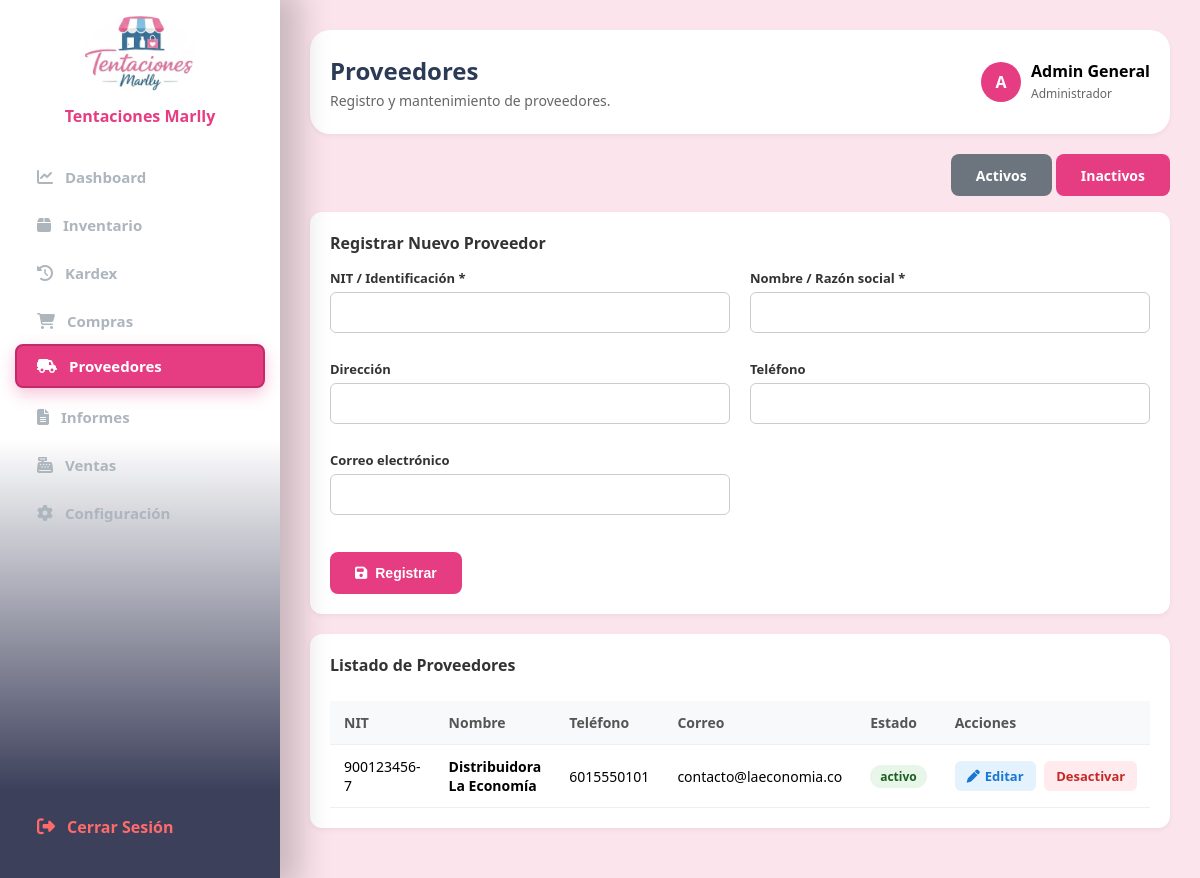
Screenshot of /view/proveedores.php (signed in) with the database file from the repository.
### tables this page shows
CREATE TABLE IF NOT EXISTS proveedores (
  id_proveedor INT AUTO_INCREMENT PRIMARY KEY,
  identificacion_nit VARCHAR(30) NOT NULL UNIQUE,
  nombre_razon_social VARCHAR(150) NOT NULL,
  direccion VARCHAR(200) NULL,
  telefono VARCHAR(30) NULL,
  correo_electronico VARCHAR(120) NULL,
  estado ENUM('activo','inactivo') NOT NULL DEFAULT 'activo',
  creado_en DATETIME NOT NULL DEFAULT CURRENT_TIMESTAMP
);

### helpers/functions.php (called while the page is built, shortened)
<?php
function base_url(string $path = ''): string
{
    $path = ltrim($path, '/');
    return BASE_URL . ($path === '' ? '' : '/' . $path);
}
function e($value): string
{
    return htmlspecialchars((string) ($value ?? ''), ENT_QUOTES, 'UTF-8');
}
function get(string $key, $default = '')
{
    return $_GET[$key] ?? $default;
}

### config/Connection.php (called while the page is built, shortened)
<?php
class Connection
{
    public function __construct()
    {
        $dsn = 'mysql:host=' . DB_HOST . ';dbname=' . DB_NAME . ';charset=utf8mb4';
        $options = [
            PDO::ATTR_ERRMODE => PDO::ERRMODE_EXCEPTION,
            PDO::ATTR_DEFAULT_FETCH_MODE => PDO::FETCH_ASSOC,
            PDO::ATTR_EMULATE_PREPARES => false,
        ];
        try {
            $this->conn = new PDO($dsn, DB_USER, DB_PASS, $options);
        } catch (PDOException $e) {
            error_log('DB connection failed: ' . $e->getMessage());
            http_response_code(500);
            exit(APP_DEBUG
                ? 'Error de conexión a la base de datos. Revisa el archivo .env'
                : 'Error interno del servidor.');
        }
    }
}

### model/proveedor.php (called while the page is built, shortened)
<?php
require_once __DIR__ . '/../config/Connection.php';
class Proveedor
{
    private PDO $db;
    public function __construct()
    {
        $this->db = (new Connection())->conn;
    }
    public function listar(?string $estado = 'activo'): array
    {
        $sql = "SELECT * FROM proveedores";
        $params = [];
        if ($estado !== null) {
            $sql .= " WHERE estado = :e";
            $params[':e'] = $estado;
        }
        $sql .= " ORDER BY nombre_razon_social ASC";
        $stmt = $this->db->prepare($sql);
        $stmt->execute($params);
        return $stmt->fetchAll();
    }
}

### view/proveedores.php (the view, shortened to what this page needs)
<?php
require_once __DIR__ . '/../model/proveedor.php';
$model = new Proveedor();
$verInactivos = get('estado') === 'inactivo';
$lista = $model->listar($verInactivos ? 'inactivo' : 'activo');
$editando = null;
require __DIR__ . '/partials/head.php';
?>
<?php $subtituloNavbar = 'Registro y mantenimiento de proveedores.'; require __DIR__ . '/partials/navbar.php'; ?>
<div class="toolbar">
    <div>
        <a class="btn-primary <?= $verInactivos ? '' : 'btn-cancel' ?>" href="<?= e(base_url('view/proveedores.php')) ?>">Activos</a>
        <a class="btn-primary <?= $verInactivos ? 'btn-cancel' : '' ?>" href="<?= e(base_url('view/proveedores.php?estado=inactivo')) ?>">Inactivos</a>
    </div>
</div>
<div class="crud-card">
    <h3><?= $editando ? 'Editar Proveedor' : 'Registrar Nuevo Proveedor' ?></h3>
    <form action="<?= e(base_url('index.php')) ?>" method="POST">
        <div class="form-grid">
            <div class="form-group">
                <label>NIT / Identificación *</label>
                <input type="text" name="identificacion_nit" value="<?= e($editando['identificacion_nit'] ?? '') ?>" required maxlength="30">
            </div>
            <div class="form-group">
                <label>Nombre / Razón social *</label>
                <input type="text" name="nombre_razon_social" value="<?= e($editando['nombre_razon_social'] ?? '') ?>" required maxlength="150">
            </div>
            <div class="form-group">
                <label>Dirección</label>
                <input type="text" name="direccion" value="<?= e($editando['direccion'] ?? '') ?>" maxlength="200">
            </div>
            <div class="form-group">
                <label>Teléfono</label>
                <input type="text" name="telefono" value="<?= e($editando['telefono'] ?? '') ?>" maxlength="30">
            </div>
            <div class="form-group">
                <label>Correo electrónico</label>
                <input type="email" name="correo_electronico" value="<?= e($editando['correo_electronico'] ?? '') ?>" maxlength="120">
            </div>
            <div class="btn-container">
                <button type="submit" class="btn-primary"><i class="fa-solid fa-floppy-disk"></i> <?= $editando ? 'Guardar Cambios' : 'Registrar' ?></button>
            </div>
        </div>
    </form>
</div>
<div class="crud-card">
    <h3>Listado de Proveedores</h3>
    <div class="table-responsive">
    <table>
        <thead><tr><th>NIT</th><th>Nombre</th><th>Teléfono</th><th>Correo</th><th>Estado</th><th>Acciones</th></tr></thead>
        <tbody>
            <?php foreach ($lista as $pr): ?>
                <tr>
                    <td><?= e($pr['identificacion_nit']) ?></td>
                    <td><strong><?= e($pr['nombre_razon_social']) ?></strong></td>
                    <td><?= e($pr['telefono'] ?? '—') ?></td>
                    <td><?= e($pr['correo_electronico'] ?? '—') ?></td>
                    <td><span class="badge badge-<?= e($pr['estado']) ?>"><?= e($pr['estado']) ?></span></td>
                    <td class="actions">
                        <a href="<?= e(base_url('view/proveedores.php?edit=' . $pr['id_proveedor'])) ?>" class="action-btn btn-edit"><i class="fa-solid fa-pen"></i> Editar</a>
                        <form action="<?= e(base_url('index.php')) ?>" method="POST" class="inline-form">
                            <button type="submit" class="action-btn <?= $pr['estado'] === 'activo' ? 'btn-delete' : 'btn-edit' ?>">
                                <?= $pr['estado'] === 'activo' ? 'Desactivar' : 'Reactivar' ?>
                            </button>
                        </form>
                    </td>
                </tr>
            <?php endforeach; ?>
        </tbody>
    </table>
    </div>
</div>
<?php require __DIR__ . '/partials/foot.php'; ?>

### public/styles/app.css (style rules this page uses)
* { margin: 0; padding: 0; box-sizing: border-box; }
body { font-family: 'Segoe UI', sans-serif; background: #ffd8e8; min-height: 100vh; }
html:has(.sidebar), html:has(.sidebar) body { height: 100%; overflow: hidden; }
body:has(.sidebar) { display: flex; background-color: #fce4ec; height: 100vh; height: 100dvh; overflow: hidden; }
.content-box, .crud-card { background: #fff; padding: 20px; border-radius: 12px; box-shadow: 0 2px 5px rgba(0, 0, 0, 0.05); margin-bottom: 20px; }
.content-box h3, .crud-card h3 { font-size: 16px; margin-bottom: 15px; color: #333; }
.toolbar { display: flex; justify-content: space-between; align-items: center; gap: 10px; margin-bottom: 16px; flex-wrap: wrap; }
.form-grid { display: grid; grid-template-columns: repeat(2, 1fr); gap: 15px 20px; margin-top: 15px; }
.form-group { width: 100%; margin-bottom: 12px; }
.form-group label { display: block; font-size: 13px; font-weight: 600; margin-bottom: 5px; color: #333; }
.form-group input, .form-group select { width: 100%; padding: 10px; border: 1px solid #ccc; border-radius: 6px; font-size: 14px; font-family: inherit; background: #fff; }
.btn-container { grid-column: span 2; display: flex; gap: 10px; margin-top: 10px; }
.btn-primary { background-color: #e63c82; color: #fff; padding: 0 25px; border: none; border-radius: 8px; font-weight: 600; cursor: pointer; text-decoration: none; display: inline-flex; align-items: center; justify-content: center; gap: 8px; transition: 0.3s; min-height: 42px; font-size: 14px; white-space: nowrap; }
.btn-cancel { background-color: #6c757d; }
.table-responsive { overflow-x: auto; }
table { width: 100%; border-collapse: collapse; margin-top: 10px; }
th, td { padding: 12px 14px; text-align: left; border-bottom: 1px solid #eee; font-size: 14px; }
th { background-color: #f8f9fa; color: #555; }
td.actions { white-space: nowrap; }
.inline-form { display: inline; }
.action-btn { padding: 6px 12px; border: none; border-radius: 6px; text-decoration: none; font-size: 13px; font-weight: 600; display: inline-flex; align-items: center; gap: 5px; cursor: pointer; font-family: inherit; }
.btn-edit { background: #e3f2fd; color: #1976d2; margin-right: 5px; }
.btn-delete { background: #ffebee; color: #c62828; }
.badge { display: inline-block; padding: 3px 10px; border-radius: 20px; font-size: 12px; font-weight: 700; }
.badge-activo, .badge-completada, .badge-registrada { background: #e8f5e9; color: #1b5e20; }

### rows the page displays
proveedores: identificacion_nit "900123456-7", nombre_razon_social "Distribuidora La Economía", telefono "6015550101", correo_electronico "contacto@laeconomia.co", estado "activo", shows "Desactivar"

### other values shown
$tituloNavbar "Proveedores"
$subtituloNavbar "Registro y mantenimiento de proveedores."
mb_substr($nombreNavbar !== '' ? $nombreNavbar : '?', 0, 1) "A"
$nombreNavbar "Admin General"
$rolNavbar "Administrador"
